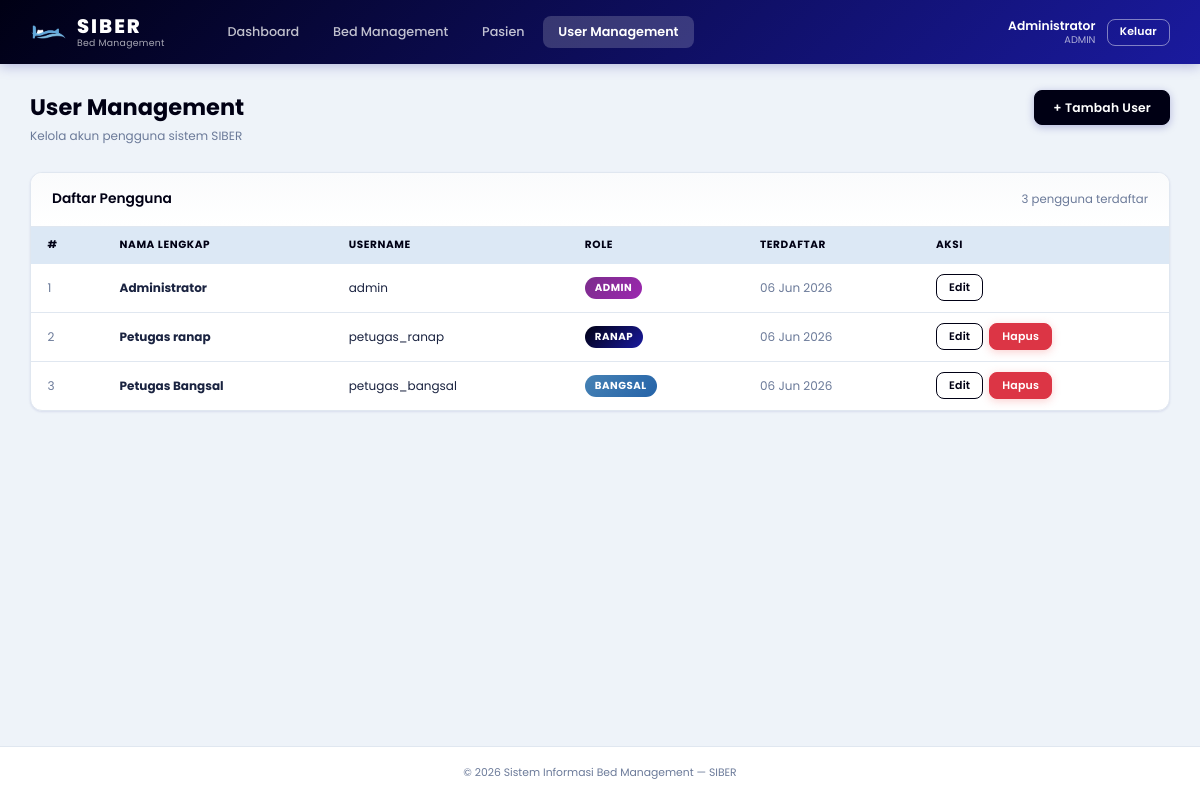
/users.php (signed in), run on the app's committed database.
### tables this page shows
CREATE TABLE IF NOT EXISTS `users` (
    `id` INT AUTO_INCREMENT PRIMARY KEY,
    `username` VARCHAR(50) NOT NULL UNIQUE,
    `password` VARCHAR(255) NOT NULL,
    `full_name` VARCHAR(100) NOT NULL,
    `role` ENUM('admin','ranap','bangsal') NOT NULL DEFAULT 'ranap',
    `created_at` TIMESTAMP DEFAULT CURRENT_TIMESTAMP,
    `updated_at` TIMESTAMP DEFAULT CURRENT_TIMESTAMP ON UPDATE CURRENT_TIMESTAMP
);

### users.php (the view, shortened to what this page needs)
<?php
require_once 'functions.php';
$users = $pdo->query("SELECT id, username, full_name, role, created_at FROM users ORDER BY role, full_name")->fetchAll();
?>
<!DOCTYPE html>
<html lang="id">
<head>
    <link rel="stylesheet" href="assets/style.css">
</head>
<body>
    <?php include 'partials/navbar.php'; ?>
    <div class="page-wrapper">
        <div class="page-header">
            <div>
                <h2>User Management</h2>
                <p>Kelola akun pengguna sistem SIBER</p>
            </div>
            <button class="btn btn-primary" onclick="openUserModal()">+ Tambah User</button>
        </div>
        <div class="card">
            <div class="card-header">
                <h3>Daftar Pengguna</h3>
                <span class="text-muted" style="font-size:0.78rem"><?= count($users) ?> pengguna terdaftar</span>
            </div>
            <div class="table-wrap">
                <table class="table">
                    <thead>
                        <tr>
                            <th>#</th>
                            <th>Nama Lengkap</th>
                            <th>Username</th>
                            <th>Role</th>
                            <th>Terdaftar</th>
                            <th>Aksi</th>
                        </tr>
                    </thead>
                    <tbody>
                        <?php foreach ($users as $i => $u): ?>
                        <tr>
                            <td class="text-muted"><?= $i + 1 ?></td>
                            <td><strong><?= htmlspecialchars($u['full_name']) ?></strong></td>
                            <td><?= htmlspecialchars($u['username']) ?></td>
                            <td><span class="role-badge role-<?= $u['role'] ?>"><?= strtoupper($u['role']) ?></span></td>
                            <td class="text-muted"><?= date('d M Y', strtotime($u['created_at'])) ?></td>
                            <td>
                                <div class="action-btns">
                                    <button class="btn btn-sm btn-outline"
                                        onclick="openUserModal(<?= $u['id'] ?>, '<?= htmlspecialchars($u['full_name'], ENT_QUOTES) ?>', '<?= htmlspecialchars($u['username'], ENT_QUOTES) ?>', '<?= $u['role'] ?>')">
                                        Edit
                                    </button>
                                    <?php if ($u['id'] != $_SESSION['user_id']): ?>
                                    <button class="btn btn-sm btn-danger"
                                        onclick="deleteUser(<?= $u['id'] ?>, '<?= htmlspecialchars($u['full_name'], ENT_QUOTES) ?>')">
                                        Hapus
                                    </button>
                                    <?php endif; ?>
                                </div>
                            </td>
                        </tr>
                        <?php endforeach; ?>
                    </tbody>
                </table>
            </div>
        </div>
    </div>
    <?php include 'partials/footer.php'; ?>
</body>
</html>

### assets/style.css (style rules this page uses)
*, *::before, *::after { box-sizing: border-box; margin: 0; padding: 0; }
:root { --primary: #000014; --primary-dark:#000070; --secondary: #4682b4; --bg: #b0c4de; --bg-light: #dce8f5; --bg-page: #eef3f9; --white: #ffffff; --text: #1a2340; --text-muted: #6b7a99; --border: #e0e7f0; --available: #28A745; --booked: #DC3545; --cleaning: #FFC107; --maintenance: #6C757D; --radius: 12px; --radius-sm: 8px; --radius-lg: 16px; --shadow: 0 1px 3px rgba(0,0,139,0.06), 0 1px 2px rgba(0,0,139,0.04); --shadow-md: 0 4px 6px rgba(0,0,139,0.07), 0 2px 4px rgba(0,0,139,0.06); --shadow-lg: 0 10px 15px rgba(0,0,139,0.1), 0 4px 6px rgba(0,0,139,0.05); }
html { font-size: 15px; }
body { font-family: 'Poppins', sans-serif; background: var(--bg-page); color: var(--text); min-height: 100vh; display: flex; flex-direction: column; }
.page-wrapper { max-width: 1400px; margin: 0 auto; padding: 1.75rem 2rem 3rem; flex: 1; width: 100%; }
.page-header { display: flex; align-items: flex-start; justify-content: space-between; margin-bottom: 1.75rem; gap: 1rem; }
.page-header h2 { font-size: 1.5rem; font-weight: 700; color: var(--primary); }
.page-header p { font-size: 0.8rem; color: var(--text-muted); margin-top: 3px; }
.card { background: var(--white); border-radius: var(--radius); box-shadow: var(--shadow); overflow: hidden; border: 1px solid var(--border); }
.card-header { display: flex; align-items: center; justify-content: space-between; padding: 1.1rem 1.4rem; border-bottom: 1px solid var(--border); background: linear-gradient(to bottom, #fafbfc, #fff); }
.card-header h3 { font-size: 0.92rem; font-weight: 600; color: var(--primary); }
.table-wrap { overflow-x: auto; }
.table { width: 100%; border-collapse: collapse; font-size: 0.8rem; }
.table th { background: var(--bg-light); color: var(--primary); font-weight: 700; padding: 0.7rem 1.1rem; text-align: left; font-size: 0.7rem; text-transform: uppercase; letter-spacing: 0.6px; }
.table td { padding: 0.7rem 1.1rem; border-bottom: 1px solid var(--border); }
.table tr:last-child td { border-bottom: none; }
.text-muted { color: var(--text-muted); }
.btn { display: inline-flex; align-items: center; justify-content: center; padding: 0.5rem 1.2rem; border-radius: var(--radius-sm); font-family: 'Poppins', sans-serif; font-size: 0.82rem; font-weight: 600; cursor: pointer; border: 1.5px solid transparent; transition: all 0.15s; white-space: nowrap; letter-spacing: 0.2px; }
.btn-primary { background: var(--primary); color: #fff; border-color: var(--primary); box-shadow: 0 2px 8px rgba(0,0,139,0.25); }
.btn-outline { background: transparent; color: var(--primary); border-color: var(--primary); }
.btn-danger { background: var(--booked); color: #fff; border-color: var(--booked); box-shadow: 0 2px 8px rgba(239,68,68,0.25); }
.btn-sm { padding: 0.3rem 0.8rem; font-size: 0.73rem; }
.role-badge { display: inline-block; padding: 3px 10px; border-radius: 20px; font-size: 0.68rem; font-weight: 700; letter-spacing: 0.5px; color: #fff; }
.role-admin { background: linear-gradient(135deg, #7b2d8b, #9c27b0); }
.role-ranap { background: linear-gradient(135deg, var(--primary), #1a1a9e); }
.role-bangsal { background: linear-gradient(135deg, var(--secondary), #2563a8); }
.action-btns { display: flex; gap: 0.4rem; }

### data on the page
users: full_name "Administrator", username "admin", role "ADMIN", created_at "06 Jun 2026"
users: full_name "Petugas ranap", username "petugas_ranap", role "RANAP", created_at "06 Jun 2026"
users: full_name "Petugas Bangsal", username "petugas_bangsal", role "BANGSAL", created_at "06 Jun 2026"

### other printed values
$_SESSION['full_name'] "Administrator"
$_SESSION['role'] "ADMIN"
count($users) "3"
